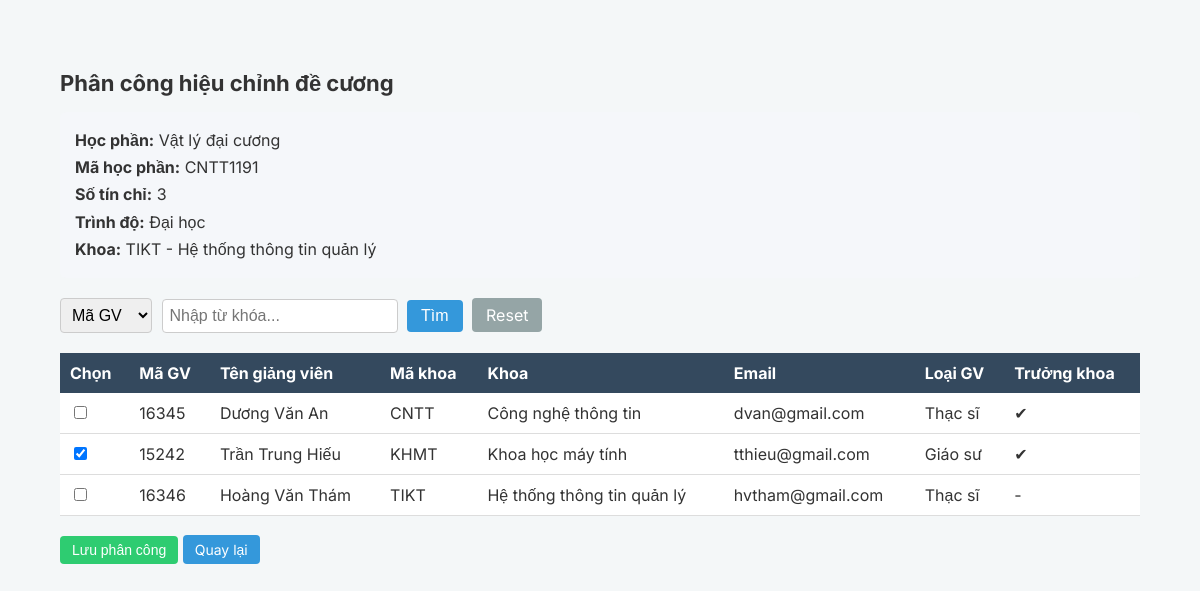
Page /adminKhoa_hocphan_authorize/CNTT1191 on the earlier database version.
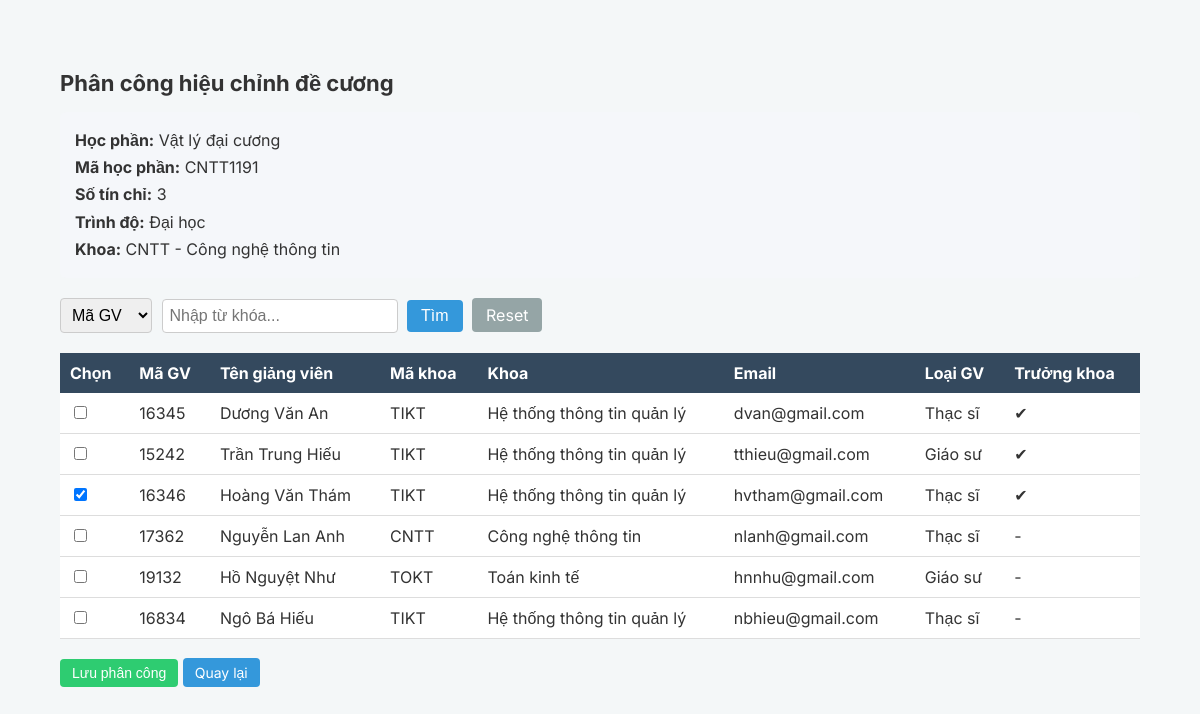
Same page on the later database version.
### tables this page shows
CREATE TABLE "HocPhan" (
	"MaHP"	CHAR(10) NOT NULL,
	"TenHP"	NVARCHAR(100) NOT NULL,
	"SoTC"	INTEGER,
	"TrinhDo"	NVARCHAR(20),
	"MaDV"	CHAR(4),
	PRIMARY KEY("MaHP"),
	FOREIGN KEY("MaDV") REFERENCES "DonVi"("MaDV")
);

CREATE TABLE "DonVi" (
	"MaDV"	CHAR(4),
	"TenDV"	NVARCHAR(100) NOT NULL,
	PRIMARY KEY("MaDV")
);

CREATE TABLE "CanBo" (
	"MaQL"	CHAR(5) NOT NULL,
	"SoHieu"	CHAR(20),
	"TenGV"	NVARCHAR(100) NOT NULL,
	"MaDV"	CHAR(4),
	"LoaiGV"	NVARCHAR(20),
	"Email"	NVARCHAR(100),
	"LaTruongKhoa"	INTEGER DEFAULT 0,
	PRIMARY KEY("MaQL"),
	FOREIGN KEY("MaDV") REFERENCES "DonVi"("MaDV")
);

### adminKhoa.py (the view)
@app.route("/adminKhoa_hocphan_authorize/<MaHP>")
def adminKhoa_hocphan_authorize(MaHP):
    keyword = request.args.get("keyword")
    type_search = request.args.get("type")
    conn = get_db()
    cursor = conn.cursor()
    cursor.execute("""
        SELECT HocPhan.*, DonVi.TenDV
        FROM HocPhan
        LEFT JOIN DonVi ON HocPhan.MaDV = DonVi.MaDV
        WHERE HocPhan.MaHP=?
    """,(MaHP,))
    hocphan = cursor.fetchone()
    query = """
    SELECT CanBo.MaQL,
           CanBo.TenGV,
           CanBo.MaDV,
           CanBo.Email,
           CanBo.LoaiGV,
           CanBo.LaTruongKhoa,
           DonVi.TenDV
    FROM CanBo
    LEFT JOIN DonVi ON CanBo.MaDV = DonVi.MaDV
    WHERE 1=1
    """
    params = []
    if keyword and type_search:
        if type_search == "TenDV":
            query += " AND DonVi.TenDV LIKE ?"
        else:
            query += f" AND CanBo.{type_search} LIKE ?"
        params.append("%" + keyword + "%")
    cursor.execute(query, params)
    dsCanBo = cursor.fetchall()
    cursor.execute("""
        SELECT MaGV
        FROM PhanCongHC
        WHERE MaHP=?
    """,(MaHP,))
    dsDaChon = [x["MaGV"] for x in cursor.fetchall()]
    conn.close()
    return render_template(
        "adminKhoa_hocphan_authorize.html",
        hocphan=hocphan,
        dsCanBo=dsCanBo,
        dsDaChon=dsDaChon,
        keyword=keyword,
        type_search=type_search
    )

### main.py (called while the page is built)
def get_db():
    conn = sqlite3.connect(DB)
    conn.row_factory = sqlite3.Row
    return conn

@app.before_request
def update_truong_khoa():
    if 'current_user' in session:
        user = session['current_user']
        if user["MaGV"] is not None:
            obj_CanBo = get_obj_CanBo(user["MaGV"])
            session['current_user']["LaTruongKhoa"] = obj_CanBo[6]
        else:
            session['current_user']["LaTruongKhoa"] = 0
        session.modified = True

### templates/adminKhoa_hocphan_authorize.html (shortened to what this page needs)
{% extends "base.html" %} {% block content %}
<div class="dashboard-container">
  <div class="dashboard-title">Phân công hiệu chỉnh đề cương</div>
  <div class="hocphan-info">
    <b>Học phần:</b> {{ hocphan.TenHP }} <br />
    <b>Mã học phần:</b> {{ hocphan.MaHP }} <br />
    <b>Số tín chỉ:</b> {{ hocphan.SoTC }} <br />
    <b>Trình độ:</b> {{ hocphan.TrinhDo }} <br />
    <b>Khoa:</b> {{ hocphan.MaDV }} - {{ hocphan.TenDV }}
  </div>
  <form
    method="GET"
    action="/adminKhoa_hocphan_authorize/{{ hocphan.MaHP }}"
    class="search-box"
  >
    <select name="type" class="search-select">
      <option value="MaQL" {% if type_search =="MaQL" %}selected{% endif %}>Mã GV</option>
    </select>
    <input
      type="text"
      name="keyword"
      placeholder="Nhập từ khóa..."
      class="search-input"
      value="{{ keyword or '' }}"
    />
    <button type="submit" class="btn-search">Tìm</button>
    <a href="/adminKhoa_hocphan_authorize/{{ hocphan.MaHP }}" class="btn-reset">
      Reset
    </a>
  </form>
  <form method="POST" action="/adminKhoa_hocphan_authorize_save">
    <table class="dashboard-table">
      <thead>
        <tr>
          <th>Chọn</th>
          <th>Mã GV</th>
          <th>Tên giảng viên</th>
          <th>Mã khoa</th>
          <th>Khoa</th>
          <th>Email</th>
          <th>Loại GV</th>
          <th>Trưởng khoa</th>
        </tr>
      </thead>
      <tbody>
        {% for gv in dsCanBo %}
        <tr>
          <td>
            <input
              type="checkbox"
              name="MaGV[]"
              value="{{ gv.MaQL }}"
              {%
              if
              gv.MaQL
              in
              dsDaChon
              %}checked{%
              endif
              %}
            />
          </td>
          <td>{{ gv.MaQL }}</td>
          <td>{{ gv.TenGV }}</td>
          <td>{{ gv.MaDV }}</td>
          <td>{{ gv.TenDV }}</td>
          <td>{{ gv.Email }}</td>
          <td>{{ gv.LoaiGV }}</td>
          <td>{% if gv.LaTruongKhoa == 1 %} ✔ {% else %} - {% endif %}</td>
        </tr>
        {% endfor %}
      </tbody>
    </table>
    <br />
    <button type="submit" class="btn-action btn-save">Lưu phân công</button>
    <a class="btn-action btn-edit" href="/adminKhoa_hocphan_dashboard">
      Quay lại
    </a>
  </form>
</div>
{% endblock %}

Differences in the rows shown:
no longer on this page (row unchanged): DonVi: TenDV "Hệ thống thông tin quản lý"
changed HocPhan "Vật lý đại cương": MaDV "TIKT" → "CNTT"
now on this page (row unchanged): DonVi: TenDV "Công nghệ thông tin"
changed CanBo "Dương Văn An": MaDV "CNTT" → "TIKT"; TenDV "Công nghệ thông tin" → "Hệ thống thông tin quản lý"
changed CanBo "Trần Trung Hiếu": MaQL "☑" → "☐"; MaDV "KHMT" → "TIKT"; TenDV "Khoa học máy tính" → "Hệ thống thông tin quản lý"
changed CanBo "Hoàng Văn Thám": MaQL "☐" → "☑"; LaTruongKhoa "-" → "✔"
added CanBo: MaQL "17362", TenGV "Nguyễn Lan Anh", MaDV "CNTT", TenDV "Công nghệ thông tin", Email "nlanh@gmail.com", LoaiGV "Thạc sĩ"
added CanBo: MaQL "19132", TenGV "Hồ Nguyệt Như", MaDV "TOKT", TenDV "Toán kinh tế", Email "hnnhu@gmail.com", LoaiGV "Giáo sư"
added CanBo: MaQL "16834", TenGV "Ngô Bá Hiếu", MaDV "TIKT", TenDV "Hệ thống thông tin quản lý", Email "nbhieu@gmail.com", LoaiGV "Thạc sĩ"
